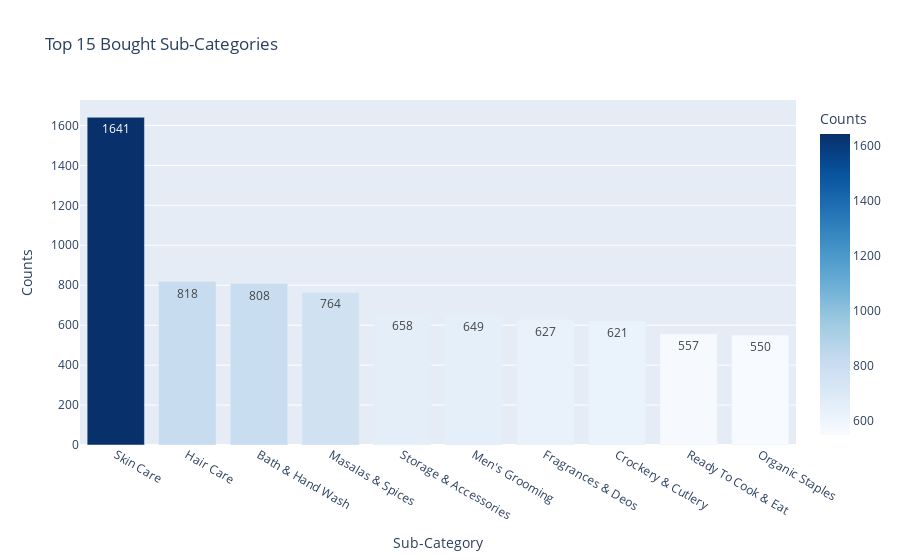

This figure's notebook cell:
### Markdown cell above
### Top 15 Sub Category

### Code cell
counts = df['sub_category'].value_counts()
counts_df = pd.DataFrame({'Sub-Category': counts.index, 'Counts':counts.values})[:10]


px.bar(data_frame=counts_df,
       x='Sub-Category',
       y='Counts',
       color='Counts',
       color_continuous_scale='blues',
       text_auto=True,
       title='Top 15 Bought Sub-Categories')

### Figure 1 — Plotly figure (JSON) as saved in the notebook; plotly's stock layout.template omitted (floating-point values rounded to 4 significant figures)
{"data": [{"alignmentgroup": "True", "hovertemplate": "Sub-Category=%{x}<br>Counts=%{marker.color}<extra></extra>", "legendgroup": "", "marker": {"color": [1641, 818, 808, 764, 658, 649, 627, 621, 557, 550], "coloraxis": "coloraxis", "pattern": {"shape": ""}}, "name": "", "offsetgroup": "", "orientation": "v", "showlegend": false, "textposition": "auto", "texttemplate": "%{y}", "type": "bar", "x": ["Skin Care", "Hair Care", "Bath & Hand Wash", "Masalas & Spices", "Storage & Accessories", "Men's Grooming", "Fragrances & Deos", "Crockery & Cutlery", "Ready To Cook & Eat", "Organic Staples"], "xaxis": "x", "y": [1641, 818, 808, 764, 658, 649, 627, 621, 557, 550], "yaxis": "y"}], "layout": {"barmode": "relative", "coloraxis": {"colorbar": {"title": {"text": "Counts"}}, "colorscale": [[0, "rgb(247,251,255)"], [0.125, "rgb(222,235,247)"], [0.25, "rgb(198,219,239)"], [0.375, "rgb(158,202,225)"], [0.5, "rgb(107,174,214)"], [0.625, "rgb(66,146,198)"], [0.75, "rgb(33,113,181)"], [0.875, "rgb(8,81,156)"], [1, "rgb(8,48,107)"]]}, "legend": {"tracegroupgap": 0}, "title": {"text": "Top 15 Bought Sub-Categories"}, "xaxis": {"anchor": "y", "domain": [0, 1], "title": {"text": "Sub-Category"}}, "yaxis": {"anchor": "x", "domain": [0, 1], "title": {"text": "Counts"}}}}
